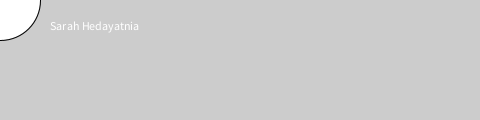
Frame 1 (no input)
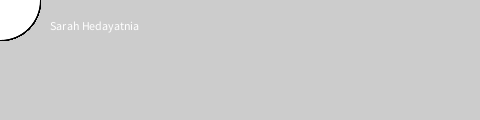
Frame 60 (the mouse pressed at the canvas centre just before this capture)
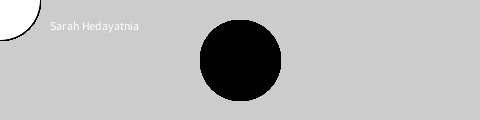
Frame 120 (the mouse held since frame 60 and released just before this capture)

The Processing sketch that drew these frames (run headless with seeded random() and noise(); from frame 60 on, the mouse is pressed at the canvas centre):

// Processing sketch: processing_78962
// ── processing_78962.pde

void setup() {
  size(480, 120);
  smooth();
  text("Sarah Hedayatnia", 50,30);
  fill(0,102, 153, 51);
}

void draw() {
  if (mousePressed) {
    fill(0);
  }else {
    fill(255);
  }
  ellipse(mouseX, mouseY, 80, 80);
}
